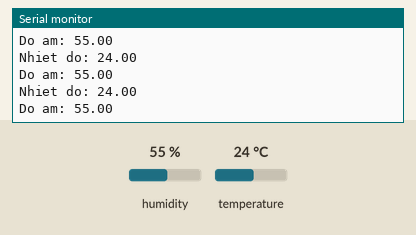
Bench run of a sketch on a simulated Arduino Uno, built with avr-gcc and run on an emulated ATmega328P. Parts: the last lines printed to the serial monitor. The test bench sets the inputs (shaded band); at power-on: humidity 55 %, temperature 24 °C.

Above: at 2.8 s.
2.9 s: humidity set to 22 %
At 5.5 s:
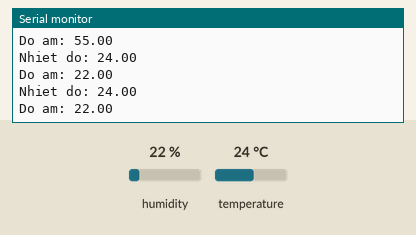
5.6 s: temperature set to 12 °C
At 7.8 s:
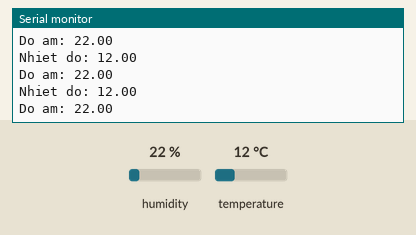
8.3 s: humidity set to 40 %
At 11.5 s:
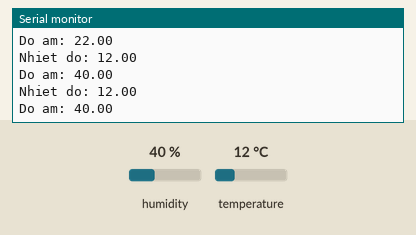
Timing chart, 0 to 13.0 s (numbered marks = the images above; inputs shaded):
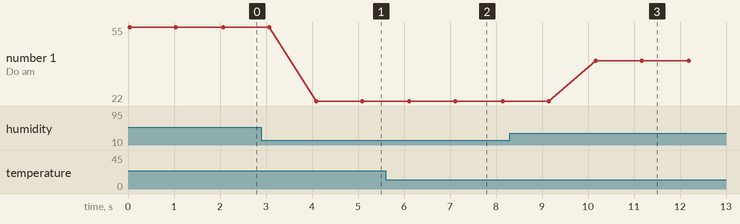

Measured:
- after the input at 2.9 s, the serial monitor: prints a new line after 1.2 s (image 1)
- after the input at 5.6 s, the serial monitor: prints a new line after 0.50 s (image 2)
- after the input at 8.3 s, the serial monitor: prints a new line after 1.9 s (image 3)
- plotted number 1: 55 → 22 after the input at 2.9 s, 22 → 40 after the input at 8.3 s

The sketch:

nhietdo_doam.ino
```cpp
#include<DHT.h>
// 3 chân: 1VCC, 1GND, 1dhtpin(D)
const int dhtpin = 3;
const int DHTTYPE = DHT11;

DHT dht(dhtpin, DHTTYPE);
void setup() {
  // put your setup code here, to run once:
  Serial.begin(9600);
  dht.begin();

}

void loop() {
  // put your main code here, to run repeatedly:
  float h = dht.readHumidity();
  float t = dht.readTemperature();

  Serial.print("Nhiet do: ");
  Serial.println(t);
  Serial.print("Do am: ");
  Serial.println(h);

  Serial.println();
  delay(1000);

}
```
